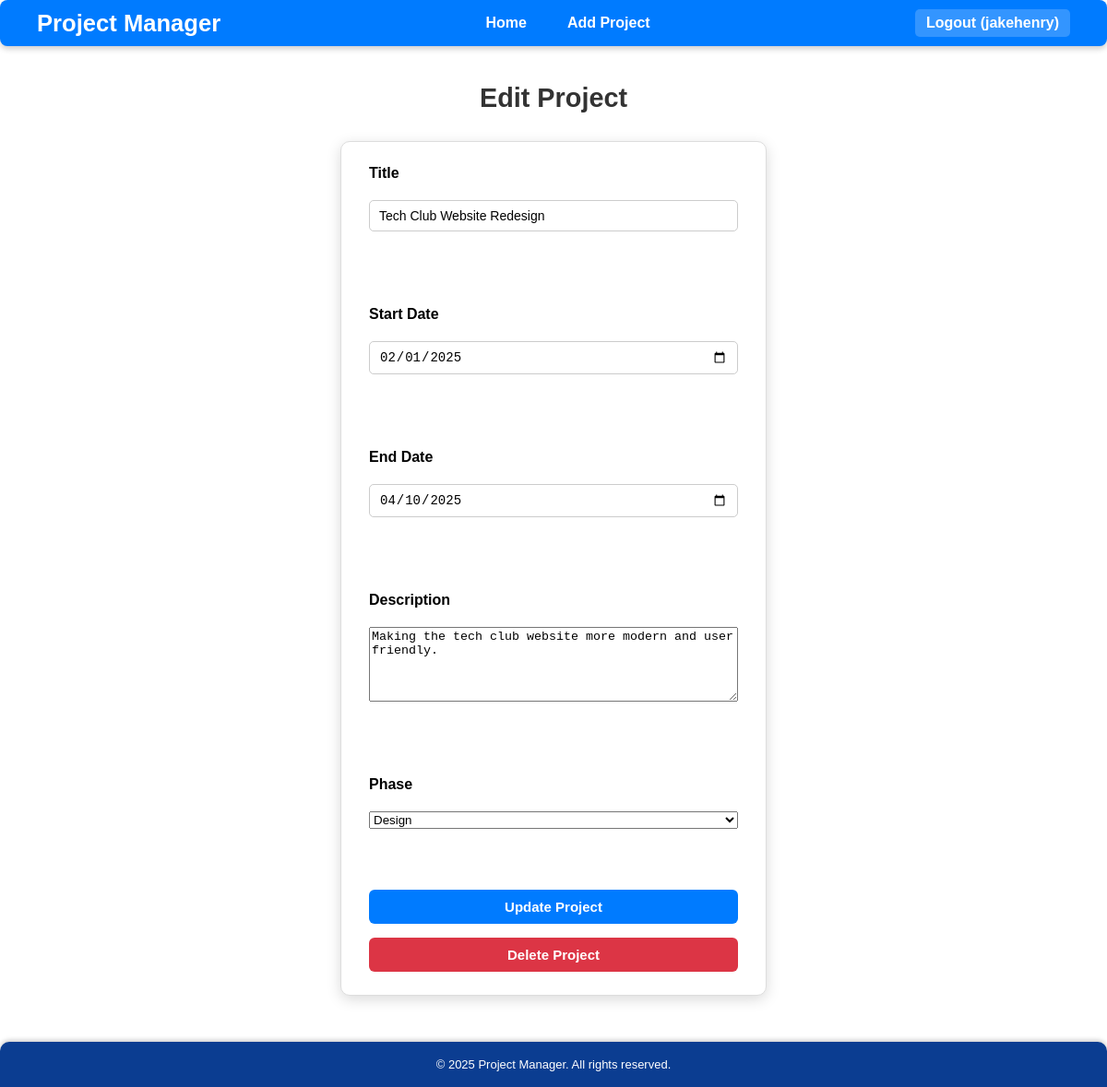
The app's page /projectmanager/project_edit.php?pid=2 (signed in) with its own data.
### tables this page shows
CREATE TABLE `projects` (
  `pid` int(11) NOT NULL,
  `title` varchar(100) DEFAULT NULL,
  `start_date` date DEFAULT NULL,
  `end_date` date DEFAULT NULL,
  `short_description` varchar(255) DEFAULT NULL,
  `phase` enum('design','development','testing','deployment','complete') DEFAULT NULL,
  `uid` int(11) NOT NULL
);

### projectmanager/project_edit.php (the view, shortened to what this page needs)
<?php
require 'config.php';
include 'includes/header.php';
$pid = (int)$_GET['pid'];
$stmt = $conn->prepare("SELECT * FROM projects WHERE pid = ?");
$stmt->execute([$pid]);
$project = $stmt->fetch(PDO::FETCH_ASSOC);
?>
<h2>Edit Project</h2>
<div class="form-card">
    <form method="POST">
        <label for="title">Title</label>
        <input type="text" name="title" id="title"
               value="<?= htmlspecialchars($project['title']) ?>" required>
        <span class="error" id="titleError"></span><br><br>
        <label for="start_date">Start Date</label>
        <input type="date" name="start_date" id="start_date"
               value="<?= htmlspecialchars($project['start_date']) ?>" required>
        <span class="error" id="startDateError"></span><br><br>
        <label for="end_date">End Date</label>
        <input type="date" name="end_date" id="end_date"
               value="<?= htmlspecialchars($project['end_date']) ?>" required>
        <span class="error" id="endDateError"></span><br><br>
        <label for="short_description">Description</label>
        <textarea name="short_description" id="short_description"
                  rows="5" required><?= htmlspecialchars($project['short_description']) ?></textarea>
        <span class="error" id="descError"></span><br><br>
        <label for="phase">Phase</label>
        <select name="phase" id="phase" required>
            <?php foreach (['design','development','testing','deployment','complete'] as $p): ?>
                <option value="<?= $p ?>" <?= $project['phase'] == $p ? 'selected' : '' ?>><?= ucfirst($p) ?></option>
            <?php endforeach; ?>
        </select><br><br>
        <button type="submit">Update Project</button>
    </form>
    <form method="POST" style="margin-top:15px;" onsubmit="return confirm('Are you sure you want to delete this project?');">
        <button type="submit" style="background:#dc3545;color:#fff;">Delete Project</button>
    </form>
</div>
<?php include 'includes/footer.php'; ?>

### projectmanager/css/style.css (style rules this page uses)
h2 { text-align: center; font-size: 1.8em; margin: 20px 0; color: #333; }
.form-card { max-width: 400px; margin: 30px auto; padding: 25px 30px; background: #ffffff; border-radius: 10px; box-shadow: 0 4px 15px rgba(0,0,0,0.15); font-family: Arial, sans-serif; border: 1px solid #ddd; text-align: center; }
.form-card form { display: flex; flex-direction: column; gap: 15px; }
.form-card label { font-weight: bold; text-align: left; display: block; margin-bottom: 5px; }
.form-card input { width: 100%; padding: 8px 10px; border: 1px solid #ccc; border-radius: 5px; font-size: 14px; box-sizing: border-box; transition: border-color 0.2s, box-shadow 0.2s; }
.form-card button { padding: 10px 15px; font-size: 15px; background: #007BFF; color: #fff; border: none; border-radius: 6px; cursor: pointer; font-weight: bold; transition: background 0.2s; }
html, body { height: 100%; margin: 0; padding: 0; }
body { display: flex; flex-direction: column; font-family: Arial, sans-serif; }

### records on screen
projects: title "Tech Club Website Redesign", start_date "02/01/2025", end_date "04/10/2025", short_description "Making the tech club website more modern and user friendly.", phase "Design"

### other values on screen
$_SESSION['username'] "jakehenry"
